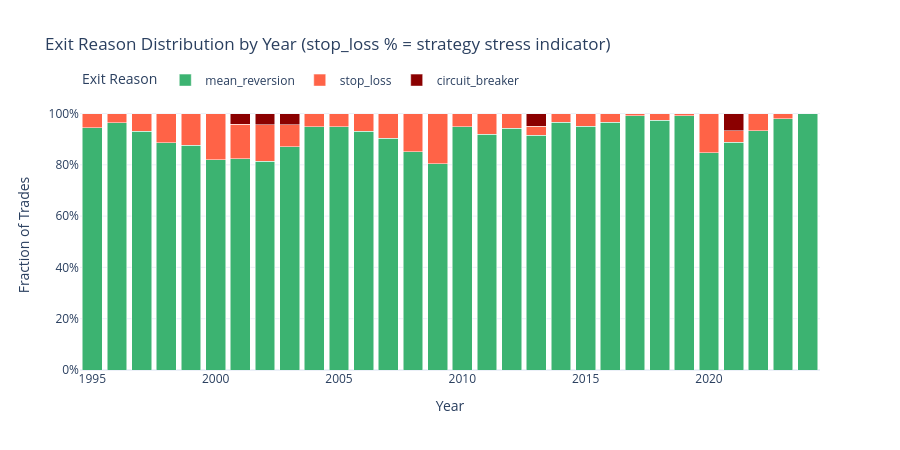
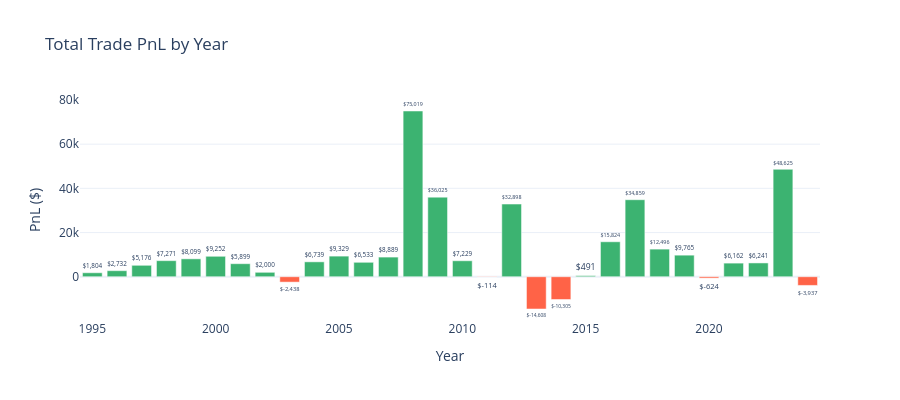

Notebook code for these charts, in order:
### Code cell
import plotly.express as px

_t = wfa_result.trades.copy()
_t["year"] = _t["exit_date"].dt.year

exit_by_year = _t.groupby(["year", "exit_reason"]).size().reset_index(name="count")
total_by_year = _t.groupby("year").size().reset_index(name="total")
exit_by_year = exit_by_year.merge(total_by_year, on="year")
exit_by_year["pct"] = exit_by_year["count"] / exit_by_year["total"]

fig = px.bar(
    exit_by_year, x="year", y="pct", color="exit_reason",
    title="Exit Reason Distribution by Year (stop_loss % = strategy stress indicator)",
    labels={"pct": "Fraction of Trades", "year": "Year", "exit_reason": "Exit Reason"},
    barmode="stack",
    color_discrete_map={
        "mean_reversion": "mediumseagreen",
        "stop_loss": "tomato",
        "circuit_breaker": "darkred",
    },
)
fig.update_layout(
    height=450, template="plotly_white",
    yaxis_tickformat=".0%",
    legend=dict(orientation="h", yanchor="bottom", y=1.02, xanchor="left", x=0),
)
fig.show()

# PnL by year
pnl_by_year = _t.groupby("year")["pnl"].sum()
fig2 = go.Figure(data=[
    go.Bar(
        x=pnl_by_year.index.tolist(),
        y=pnl_by_year.values.tolist(),
        marker_color=["tomato" if v < 0 else "mediumseagreen" for v in pnl_by_year.values],
        text=[f"${v:,.0f}" for v in pnl_by_year.values],
        textposition="outside",
    )
])
fig2.update_layout(
    title="Total Trade PnL by Year",
    xaxis_title="Year", yaxis_title="PnL ($)",
    height=400, template="plotly_white",
)
fig2.show()

### Figure 1 — Plotly figure (JSON) as saved in the notebook; plotly's stock layout.template omitted (floating-point values rounded to 4 significant figures)
{"data": [{"hovertemplate": "Exit Reason=mean_reversion<br>Year=%{x}<br>Fraction of Trades=%{y}<extra></extra>", "legendgroup": "mean_reversion", "marker": {"color": "mediumseagreen", "pattern": {"shape": ""}}, "name": "mean_reversion", "orientation": "v", "showlegend": true, "textposition": "auto", "type": "bar", "x": [1995, 1996, 1997, 1998, 1999, 2000, 2001, 2002, 2003, 2004, 2005, 2006, 2007, 2008, 2009, 2010, 2011, 2012, 2013, 2014, 2015, 2016, 2017, 2018, 2019, 2020, 2021, 2022, 2023, 2024], "xaxis": "x", "y": [0.9444, 0.9636, 0.931, 0.8851, 0.8757, 0.8194, 0.8227, 0.8134, 0.8705, 0.9478, 0.9481, 0.9315, 0.9041, 0.8509, 0.8042, 0.9487, 0.9196, 0.9433, 0.916, 0.9652, 0.95, 0.9652, 0.991, 0.9739, 0.9904, 0.8462, 0.8889, 0.932, 0.9792, 1.0], "yaxis": "y"}, {"hovertemplate": "Exit Reason=stop_loss<br>Year=%{x}<br>Fraction of Trades=%{y}<extra></extra>", "legendgroup": "stop_loss", "marker": {"color": "tomato", "pattern": {"shape": ""}}, "name": "stop_loss", "orientation": "v", "showlegend": true, "textposition": "auto", "type": "bar", "x": [1995, 1996, 1997, 1998, 1999, 2000, 2001, 2002, 2003, 2004, 2005, 2006, 2007, 2008, 2009, 2010, 2011, 2012, 2013, 2014, 2015, 2016, 2017, 2018, 2019, 2020, 2021, 2022, 2023], "xaxis": "x", "y": [0.05556, 0.03636, 0.06897, 0.1149, 0.1243, 0.1806, 0.1348, 0.1418, 0.08633, 0.05224, 0.05185, 0.06849, 0.09589, 0.1491, 0.1958, 0.05128, 0.08036, 0.05674, 0.03361, 0.03478, 0.05, 0.03478, 0.009009, 0.02609, 0.009615, 0.1538, 0.04444, 0.06796, 0.02083], "yaxis": "y"}, {"hovertemplate": "Exit Reason=circuit_breaker<br>Year=%{x}<br>Fraction of Trades=%{y}<extra></extra>", "legendgroup": "circuit_breaker", "marker": {"color": "darkred", "pattern": {"shape": ""}}, "name": "circuit_breaker", "orientation": "v", "showlegend": true, "textposition": "auto", "type": "bar", "x": [2001, 2002, 2003, 2013, 2021], "xaxis": "x", "y": [0.04255, 0.04478, 0.04317, 0.05042, 0.06667], "yaxis": "y"}], "layout": {"barmode": "stack", "height": 450, "legend": {"orientation": "h", "title": {"text": "Exit Reason"}, "tracegroupgap": 0, "x": 0, "xanchor": "left", "y": 1.02, "yanchor": "bottom"}, "title": {"text": "Exit Reason Distribution by Year (stop_loss % = strategy stress indicator)"}, "xaxis": {"anchor": "y", "domain": [0, 1], "title": {"text": "Year"}}, "yaxis": {"anchor": "x", "domain": [0, 1], "tickformat": ".0%", "title": {"text": "Fraction of Trades"}}}}

### Figure 2 — Plotly figure (JSON) as saved in the notebook; plotly's stock layout.template omitted (floating-point values rounded to 4 significant figures)
{"data": [{"marker": {"color": ["mediumseagreen", "mediumseagreen", "mediumseagreen", "mediumseagreen", "mediumseagreen", "mediumseagreen", "mediumseagreen", "mediumseagreen", "tomato", "mediumseagreen", "mediumseagreen", "mediumseagreen", "mediumseagreen", "mediumseagreen", "mediumseagreen", "mediumseagreen", "tomato", "mediumseagreen", "tomato", "tomato", "mediumseagreen", "mediumseagreen", "mediumseagreen", "mediumseagreen", "mediumseagreen", "tomato", "mediumseagreen", "mediumseagreen", "mediumseagreen", "tomato"]}, "text": ["$1,804", "$2,732", "$5,176", "$7,271", "$8,099", "$9,252", "$5,899", "$2,000", "$-2,438", "$6,739", "$9,329", "$6,533", "$8,889", "$75,019", "$36,025", "$7,229", "$-114", "$32,898", "$-14,608", "$-10,305", "$491", "$15,824", "$34,859", "$12,496", "$9,765", "$-624", "$6,162", "$6,241", "$48,625", "$-3,937"], "textposition": "outside", "type": "bar", "x": [1995, 1996, 1997, 1998, 1999, 2000, 2001, 2002, 2003, 2004, 2005, 2006, 2007, 2008, 2009, 2010, 2011, 2012, 2013, 2014, 2015, 2016, 2017, 2018, 2019, 2020, 2021, 2022, 2023, 2024], "y": [1804.0, 2732.0, 5176.0, 7271.0, 8099.0, 9252.0, 5899.0, 2000.0, -2438.0, 6739.0, 9329.0, 6533.0, 8889.0, 75020.0, 36030.0, 7229.0, -114.0, 32900.0, -14610.0, -10310.0, 490.7, 15820.0, 34860.0, 12500.0, 9765.0, -624.2, 6162.0, 6241.0, 48620.0, -3937.0]}], "layout": {"height": 400, "title": {"text": "Total Trade PnL by Year"}, "xaxis": {"title": {"text": "Year"}}, "yaxis": {"title": {"text": "PnL ($)"}}}}
